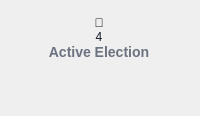
             <widget class="QWidget" name="card4" native="true">
              <property name="sizePolicy">
               <sizepolicy hsizetype="Expanding" vsizetype="Preferred">
                <horstretch>1</horstretch>
                <verstretch>1</verstretch>
               </sizepolicy>
              </property>
              <property name="minimumSize">
               <size>
                <width>0</width>
                <height>0</height>
               </size>
              </property>
              <property name="maximumSize">
               <size>
                <width>16777215</width>
                <height>16777215</height>
               </size>
              </property>
              <property name="styleSheet">
               <string notr="true">#card4 {
  background: qlineargradient(x1:0, y1:0, x2:1, y2:1,
    stop:0 #FFFFFF, stop:1 #F8FAFC);
  border-radius: 22px;
  border: 1px solid #EEF2F6;
  
  /* Original shadow */
  box-shadow: 0px 8px 20px rgba(0,0,0,0.06),
              0px 3px 7px rgba(0,0,0,0.04);
  
  padding: 26px;
  
  /* Required for hover in Qt Designer */
  selection-background-color: transparent;
}

/* Hover effect: stronger shadow + subtle blueish glow */
#card4:hover {
  background: qlineargradient(x1:0, y1:0, x2:1, y2:1,
    stop:0 #fdfdff, stop:1 #eef4ff);
  border: 1px solid #c1d9ff;
  
  /* More pronounced shadow */
  box-shadow: 0px 32px 60px rgba(0,0,0,0.20),
              0px 12px 24px rgba(0,0,0,0.12),
              0px 0px 20px rgba(50,50,255,0.25); /* blueish glow */
  
  /* Optional: smooth transition */
  transition: all 0.25s ease-in-out;
}</string>
              </property>
              <layout class="QVBoxLayout" name="verticalLayout_6">
               <property name="spacing">
                <number>0</number>
               </property>
               <property name="leftMargin">
                <number>9</number>
               </property>
               <property name="topMargin">
                <number>16</number>
               </property>
               <property name="bottomMargin">
                <number>56</number>
               </property>
               <item>
                <widget class="QLabel" name="label_13">
                 <property name="styleSheet">
                  <string notr="true">/* Active Elections – Pink */
QLabel { font: bold 36pt &quot;Segoe UI Emoji&quot;; color: #be185d; background: rgba(190,24,93,0.020); border-radius: 32px; line-height: 64px; padding: 8px; border: none; }
Why this finally works perfectly</string>
                 </property>
                 <property name="text">
                  <string>📅</string>
                 </property>
                 <property name="alignment">
                  <set>Qt::AlignmentFlag::AlignCenter</set>
                 </property>
                </widget>
               </item>
               <item>
                <widget class="QLabel" name="label_12">
                 <property name="styleSheet">
                  <string notr="true">QLabel {
    border: none;
    background: transparent;
    font: 700 26pt &quot;Segoe UI&quot;, &quot;Helvetica Neue&quot;, Arial;   /* bold and crisp */
    color: #111827;                                        /* almost-black – maximum contrast */
    padding: 0px;
    margin: 0px;
}</string>
                 </property>
                 <property name="text">
                  <string>4</string>
                 </property>
                 <property name="alignment">
                  <set>Qt::AlignmentFlag::AlignCenter</set>
                 </property>
                </widget>
               </item>
               <item>
                <widget class="QLabel" name="label_11">
                 <property name="styleSheet">
                  <string notr="true">
    font-size: 14px;
    color: #6B7280; /* grey */
    font-weight: 500;
	background: transparent;
</string>
                 </property>
                 <property name="text">
                  <string>Active Election</string>
                 </property>
                 <property name="alignment">
                  <set>Qt::AlignmentFlag::AlignCenter</set>
                 </property>
                </widget>
               </item>
              </layout>
             </widget>
